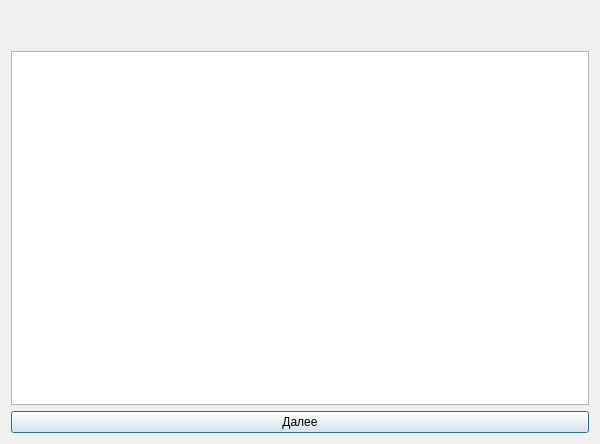
<?xml version="1.0" encoding="UTF-8"?>
<ui version="4.0">
 <class>Display</class>
 <widget class="QDialog" name="Display">
  <property name="geometry">
   <rect>
    <x>0</x>
    <y>0</y>
    <width>600</width>
    <height>444</height>
   </rect>
  </property>
  <property name="windowTitle">
   <string>Схема</string>
  </property>
  <property name="windowIcon">
   <iconset resource="code.qrc">
    <normaloff>:/pic/png/scheme.png</normaloff>:/pic/png/scheme.png</iconset>
  </property>
  <layout class="QGridLayout" name="gridLayout">
   <item row="1" column="0">
    <widget class="QLabel" name="label_flag">
     <property name="text">
      <string/>
     </property>
    </widget>
   </item>
   <item row="3" column="0">
    <widget class="QPushButton" name="pushButton_next">
     <property name="text">
      <string>Далее</string>
     </property>
    </widget>
   </item>
   <item row="2" column="0">
    <widget class="QGraphicsView" name="graphicsView"/>
   </item>
   <item row="0" column="0">
    <widget class="QLabel" name="label">
     <property name="text">
      <string/>
     </property>
    </widget>
   </item>
  </layout>
 </widget>
 <resources>
  <include location="code.qrc"/>
 </resources>
 <connections/>
</ui>
